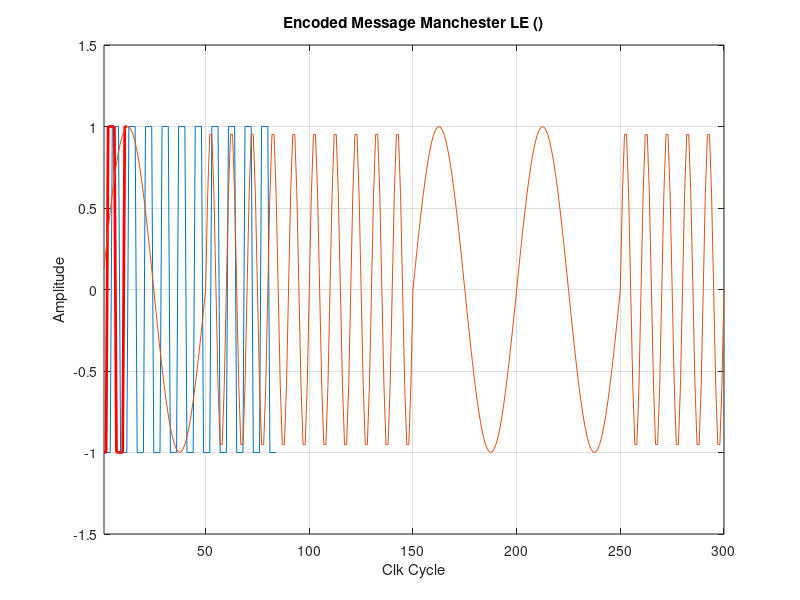
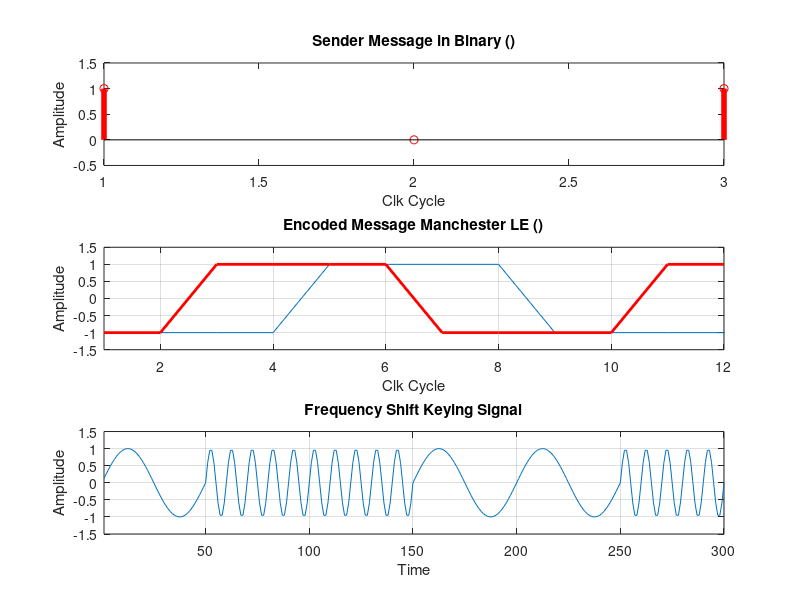

Write MATLAB code to recreate these figures, in order.
######################################################################################
##    This program is created by  Naman Gupta 
##    It is a function used in main_fsk.m
##    It contains Major Demodulated Portion Of the Program
######################################################################################
function [analogsignal,f1,f2] = msgtx


# clock
clk=[];
a_clk = 1; # amplitude
N_clk = 20; # length clock for how much cycle the machine will remain on
clkwidth = 4;  # length of clockbit
for i = 0:N_clk
    a_clk = -a_clk;
    clk = [clk a_clk*ones(1,clkwidth)];
endfor
#


###############################################################################
# Message binary conversion
in=input("Enter the Message (in numbers) you want to send : ");

bits=dec2bin(in);

numb=str2num(bits);

binary=sprintf('%d',numb) - '0'; #splits the number to single digits



################################################################################
# Line encoding Manchester
# If input=1 then signal does a transition from -1 to  1
# If input=0 then signal does a transition from  1 to -1
#
encodedsig=[];     # initialising


for i=1:length(binary)
  if binary(i)==1
    encodedsig=[encodedsig -1.*ones(1,clkwidth/2)]; 
    encodedsig=[encodedsig ones(1,clkwidth/2)];
    
  else
    encodedsig=[encodedsig ones(1,clkwidth/2)];
    encodedsig=[encodedsig -1.*ones(1,clkwidth/2)];
   
  endif
  
endfor



################################################################################
# Frequency Shift Keying
f1=0.02;   # frequency for low
f2=0.1;    # frequency for high
r=[0];      #new refrence axis

analogsignal=[];    #Initialisation

for j=1:length(binary)
 rnew=linspace(max(r)+1,max(r)+50,50);   #Increment of reference axis 
 r=[r rnew];
 
 if (binary(j)==1)
   analogsignal=[analogsignal sin(2*pi*f1*rnew)];
   analogsignal=[analogsignal sin(2*pi*f2*rnew)];
 else
   analogsignal=[analogsignal sin(2*pi*f2*rnew)];
   analogsignal=[analogsignal sin(2*pi*f1*rnew)];

 endif
endfor
#
###############################################################################



###############################################################################
###############################################################################


#plots
q=3;w=1;   #subplot(q,w,#)
###   Plot Message Signal

disp("You Entered The following Message..")
disp(in)
pause()
disp("Its Binary Equivalent is..")
disp(binary)
pause()
disp("Plotting Graph")

figure(1)
stem(binary,'linewidth',4 )
axis([1 length(binary) -0.5 1.5 ]);
title('Sender Message in Binary ()');ylabel('Amplitude');xlabel('Clk Cycle');

waitforbuttonpress()
close(1)
figure(2)
subplot(q,w,1)
stem(binary,'linewidth',4,'r' )
axis([1 length(binary) -0.5 1.5 ]);
title('Sender Message in Binary ()');ylabel('Amplitude');xlabel('Clk Cycle');
waitforbuttonpress()



####################################################################
# Plot Line Encoding Manchester
disp("Encoding the given bit in Manchester") 
figure(1)
plot(clk, '-')
axis([1 length(encodedsig) -1.5 1.5 ]); grid on; 
title('Encoded Message Manchester LE ()');ylabel('Amplitude');xlabel('Clk Cycle');
waitforbuttonpress()
hold ON
plot(encodedsig,'r', "linewidth",2);
waitforbuttonpress()
close(1)

figure(2)
subplot(q,w,2)
plot(clk)
axis([1 length(encodedsig) -1.5 1.5 ]); grid on; 
title('Encoded Message Manchester LE ()');ylabel('Amplitude');xlabel('Clk Cycle');
hold ON
plot(encodedsig,'r', "linewidth",2);

waitforbuttonpress()



##########################################################################
# Plot FSK
disp("Using Frequency Shift Keying to Convert it to analog Signal") 

figure(1)
plot(analogsignal)
axis([1 length(analogsignal) -1.5 1.5 ]);
waitforbuttonpress()
close(1)

figure(2)
subplot(q,w,3)
plot(analogsignal)
axis([1 length(analogsignal) -1.5 1.5 ]); grid on; 
title('Frequency Shift Keying Signal');ylabel('Amplitude');xlabel('Time');


end
  ##############
##################################################################################
